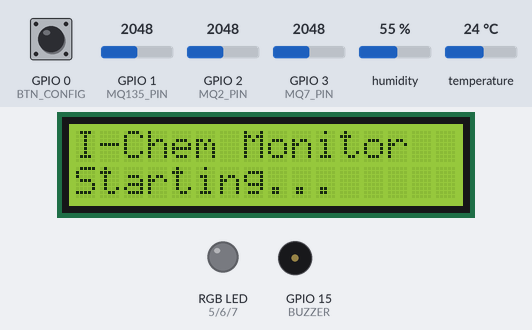
Simulated run of this sketch. Board: ESP32-S3. Parts: 16×2 character LCD, an RGB LED mixed from three pins (HIGH = lit), buzzer (waves = sounding, pin HIGH). Inputs (shaded band) come from the test bench; at power-on: humidity 55 %, temperature 24 °C, GPIO 2 (MQ2_PIN) = 2048, GPIO 1 (MQ135_PIN) = 2048, GPIO 0 (BTN_CONFIG) HIGH, GPIO 3 (MQ7_PIN) = 2048. WiFi joins after 1.5 s; servers stay silent unless stated; no MQTT or app messages arrive unless stated; what the sketch prints to the serial monitor is not drawn.

Above: at 3.1 s.
At 7.8 s:
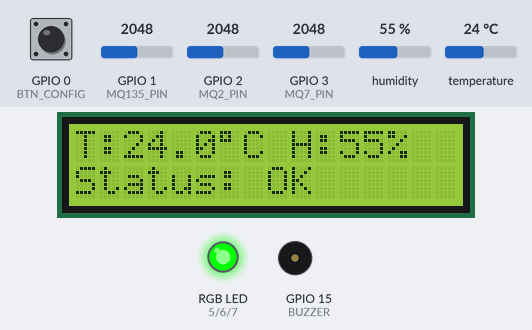
7.9 s: humidity set to 22 %
At 10.5 s:
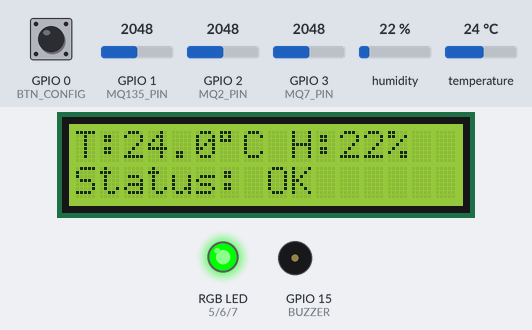
11.2 s: temperature set to 12 °C
At 13.9 s:
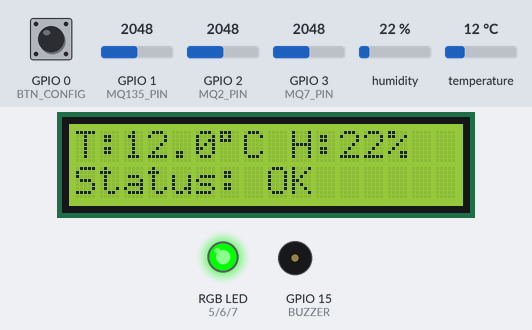
14.2 s: temperature set to 4 °C
At 16.2 s:
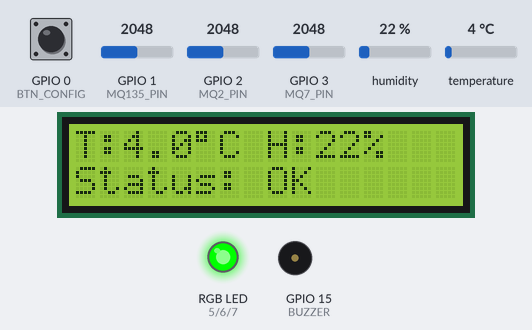
17.2 s: GPIO 2 (MQ2_PIN) set to 1438
18.7 s: GPIO 2 (MQ2_PIN) set to 1308
20.2 s: GPIO 1 (MQ135_PIN) set to 855
27.7 s: GPIO 1 (MQ135_PIN) set to 786
Timing chart, 0 to 30.2 s (numbered marks = the images above; inputs shaded):
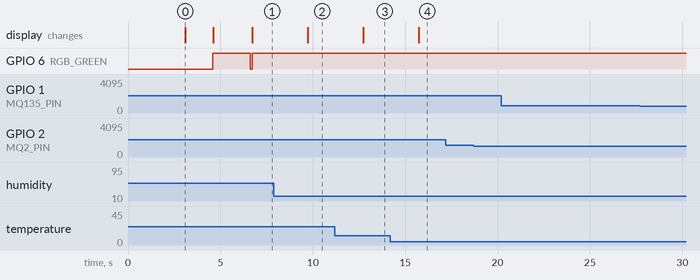

The sketch:

Logging.ino
```cpp
// =============================================================================
// ESP32-S3 N16R8 LAB MONITORING - 3 SENSOR (MQ135, MQ2, MQ7)
// Hardware: ESP32-S3 + DHT22 + MQ135 + MQ2 + MQ7 + LEDs + Buzzer + LCD I2C
// WiFi Manager + MQTT
// =============================================================================

#include <WiFi.h>
#include <WiFiManager.h>
#include <PubSubClient.h>
#include <ArduinoJson.h>
#include <DHT.h>
#include <Wire.h>
#include <LiquidCrystal_I2C.h>

// ==================== ESP32-S3 N16R8 PIN CONFIG ====================
// DHT22
#define DHTPIN 4
#define DHTTYPE DHT22

// Sensor Gas (ADC1 Pins - Compatible dengan WiFi aktif)
#define MQ135_PIN 1     // GPIO1  - ADC1_CH0
#define MQ2_PIN   2     // GPIO2  - ADC1_CH1
#define MQ7_PIN   3     // GPIO3  - ADC1_CH2

// RGB LED (Common Cathode) & Buzzer
#define RGB_RED    5    // GPIO5 - Red pin
#define RGB_GREEN  6    // GPIO6 - Green pin
#define RGB_BLUE   7    // GPIO7 - Blue pin (not used, for future)
#define BUZZER     15   // GPIO15

// LCD I2C pins for ESP32-S3 (GPIO22 tidak tersedia di ESP32-S3)
#define I2C_SDA 8       // GPIO8 untuk SDA
#define I2C_SCL 9       // GPIO9 untuk SCL
#define LCD_ADDR 0x27   // I2C address (try 0x3F if not working)
#define LCD_COLS 16
#define LCD_ROWS 2

// WiFi Manager Config Button
#define BTN_CONFIG 0    // GPIO0 (Boot button)

// ==================== MQTT CONFIG ====================
const char* mqtt_server = "broker.hivemq.com";
const int mqtt_port = 1883;
const char* mqtt_client_id = "ESP32-LabMonitor-007";

// Topics
const char* pub_topic = "net4think/lab_monitor/data";
const char* sub_topic_mq135 = "net4think/lab_monitor/pred_mq135";
const char* sub_topic_mq2 = "net4think/lab_monitor/pred_mq2";
const char* sub_topic_mq7 = "net4think/lab_monitor/pred_mq7";

// ==================== TIMING ====================
unsigned long lastPublish = 0;
const unsigned long publishInterval = 1000; // 3 detik

// ==================== OBJECTS ====================
WiFiManager wm;
DHT dht(DHTPIN, DHTTYPE);
WiFiClient espClient;
PubSubClient client(espClient);
LiquidCrystal_I2C lcd(LCD_ADDR, LCD_COLS, LCD_ROWS);

// ==================== GLOBAL DATA ====================
float currentTemp = 0;
float currentHum = 0;
float currentMQ135 = 0;
float currentMQ2 = 0;
float currentMQ7 = 0;

String labelMQ135 = "Menunggu...";
String labelMQ2 = "Menunggu...";
String labelMQ7 = "Menunggu...";

// ==================== RGB LED HELPER ====================
void setRGB(bool red, bool green, bool blue) {
  digitalWrite(RGB_RED, red ? HIGH : LOW);
  digitalWrite(RGB_GREEN, green ? HIGH : LOW);
  digitalWrite(RGB_BLUE, blue ? HIGH : LOW);
}

// ==================== LED & BUZZER CONTROL ====================
void updateAlerts() {
  // DEBUG: Print current labels
  Serial.println("=== UPDATE ALERTS DEBUG ===");
  Serial.print("  MQ135: ["); Serial.print(labelMQ135); Serial.println("]");
  Serial.print("  MQ2:   ["); Serial.print(labelMQ2); Serial.println("]");
  Serial.print("  MQ7:   ["); Serial.print(labelMQ7); Serial.println("]");

  // Turn off all
  setRGB(false, false, false);
  noTone(BUZZER);

  bool isDanger = false;
  bool isWarning = false;

  // MQ-135 Check
  if (labelMQ135 == "Berbahaya" || labelMQ135 == "Tidak_Sehat") {
    isDanger = true;
    Serial.println("  ⚠️ MQ135 DANGER condition met!");
  } else if (labelMQ135 == "Sedang") {
    isWarning = true;
    Serial.println("  ⚠️ MQ135 WARNING condition met!");
  }

  // MQ-2 Check (Smoke)
  if (labelMQ2 == "BAHAYA!") {
    isDanger = true;
    Serial.println("  🔥 SMOKE DETECTED!");
  }

  // MQ-7 Check (CO)
  if (labelMQ7 == "BERBAHAYA!") {
    isDanger = true;
    Serial.println("  ☠️ CO/GAS DETECTED!");
  }

  // Set RGB LED colors
  Serial.print("  isDanger="); Serial.print(isDanger);
  Serial.print(", isWarning="); Serial.println(isWarning);

  if (isDanger) {
    setRGB(true, false, false);  // RED
    tone(BUZZER, 1500);
    Serial.println("🔴 ALERT: DANGER!");
  } else if (isWarning) {
    setRGB(true, true, false);   // YELLOW (RED + GREEN)
    Serial.println("🟡 WARNING: Moderate");
  } else {
    setRGB(false, true, false);  // GREEN
    Serial.println("🟢 STATUS: Normal");
  }
  Serial.println("===========================");
}

// ==================== LCD DISPLAY UPDATE ====================
void updateLCD() {
  lcd.setCursor(0, 0);
  lcd.print("T:");
  lcd.print(currentTemp, 1);
  lcd.print((char)223);  // Degree symbol
  lcd.print("C ");
  lcd.print("H:");
  lcd.print(currentHum, 0);
  lcd.print("%  ");

  lcd.setCursor(0, 1);
  if (labelMQ135 == "Berbahaya" || labelMQ135 == "Tidak_Sehat" || labelMQ2 == "BAHAYA!" || labelMQ7 == "BERBAHAYA!") {
    lcd.print("!! DANGER !!    ");
  } else if (labelMQ135 == "Sedang") {
    lcd.print("* WARNING *     ");
  } else {
    lcd.print("Status: OK      ");
  }
}

// ==================== MQTT CALLBACK ====================
void callback(char* topic, byte* payload, unsigned int length) {
  Serial.println("=== MQTT CALLBACK RECEIVED ===");
  Serial.print("Topic: "); Serial.println(topic);
  Serial.print("Payload length: "); Serial.println(length);

  // Print raw payload for debugging
  Serial.print("Raw payload: ");
  for (unsigned int i = 0; i < length; i++) {
    Serial.print((char)payload[i]);
  }
  Serial.println();

  StaticJsonDocument<256> doc;
  DeserializationError error = deserializeJson(doc, payload, length);

  if (error) {
    Serial.print("❌ JSON Parse Error: ");
    Serial.println(error.c_str());
    return;
  }

  String topicStr = String(topic);
  const char* label = doc["label"] | "Unknown";

  Serial.print("Parsed label: ["); Serial.print(label); Serial.println("]");

  if (topicStr == sub_topic_mq135) {
    labelMQ135 = String(label);
    Serial.print("📡 MQ135 Updated: "); Serial.println(labelMQ135);
  }
  else if (topicStr == sub_topic_mq2) {
    labelMQ2 = String(label);
    Serial.print("📡 MQ2 Updated: "); Serial.println(labelMQ2);
  }
  else if (topicStr == sub_topic_mq7) {
    labelMQ7 = String(label);
    Serial.print("📡 MQ7 Updated: "); Serial.println(labelMQ7);
  }
  else {
    Serial.println("⚠️ Unknown topic!");
  }

  updateAlerts();
  Serial.println("==============================");
}

// ==================== MQTT RECONNECT ====================
void reconnect() {
  while (!client.connected()) {
    Serial.print("🔄 Connecting MQTT...");
    if (client.connect(mqtt_client_id)) {
      Serial.println(" ✅ Connected!");
      client.subscribe(sub_topic_mq135);
      client.subscribe(sub_topic_mq2);
      client.subscribe(sub_topic_mq7);
    } else {
      Serial.print(" ❌ Failed, rc=");
      Serial.print(client.state());
      delay(5000);
    }
  }
}

// ==================== SETUP ====================
void setup() {
  Serial.begin(115200);

  // Tunggu Serial ready (penting untuk ESP32-S3 USB-CDC)
  delay(3000);  // Delay 3 detik agar Serial Monitor siap
  while (!Serial) {
    delay(100); // Tunggu Serial tersambung
  }

  Serial.println();
  Serial.println("=====================================");
  Serial.println("  ESP32-S3 LAB MONITOR STARTING...   ");
  Serial.println("=====================================");

  // Initialize RGB LED pins
  pinMode(RGB_RED, OUTPUT);
  pinMode(RGB_GREEN, OUTPUT);
  pinMode(RGB_BLUE, OUTPUT);
  pinMode(BUZZER, OUTPUT);
  pinMode(BTN_CONFIG, INPUT_PULLUP);

  Serial.println("✓ GPIO Initialized");

  // Initialize LCD dengan pin custom untuk ESP32-S3
  Wire.begin(I2C_SDA, I2C_SCL);
  lcd.init();
  lcd.backlight();
  lcd.setCursor(0, 0);
  lcd.print("I-Chem Monitor");
  lcd.setCursor(0, 1);
  lcd.print("Starting...");
  Serial.println("✓ LCD Initialized");

  dht.begin();
  Serial.println("✓ DHT22 Initialized");

  // ========== WIFI MANAGER ==========
  bool openPortal = false;

  // Cek tombol ditekan saat boot
  if (digitalRead(BTN_CONFIG) == LOW) {
    Serial.println("📶 Mode CONFIG WiFi aktif");
    openPortal = true;
    // Blink LED untuk indikasi config mode (Yellow = R+G)
    for (int i = 0; i < 5; i++) {
      setRGB(true, true, false);  // Yellow
      delay(200);
      setRGB(false, false, false);
      delay(200);
    }
    lcd.clear();
    lcd.print("WiFi Config");
    lcd.setCursor(0, 1);
    lcd.print("Mode...");
  }

  // Auto connect ke WiFi tersimpan
  if (!openPortal) {
    Serial.println("🔄 Connecting to saved WiFi...");
    if (!wm.autoConnect("I-Chem", "12345678")) {
      Serial.println("❌ WiFi Failed! Restarting...");
      ESP.restart();
    }
  }

  // Buka portal config jika tombol ditekan
  if (openPortal) {
    wm.setConfigPortalTimeout(180); // 3 menit timeout
    wm.startConfigPortal("I-Chem", "12345678");
  }

  Serial.println("✅ WiFi Connected!");
  Serial.print("📍 IP: ");
  Serial.println(WiFi.localIP());

  // MQTT Setup
  client.setServer(mqtt_server, mqtt_port);
  client.setCallback(callback);

  Serial.println("🚀 Lab Monitor Ready!");

  // Indikasi ready (Green LED)
  setRGB(false, true, false);  // Green
  lcd.clear();
  lcd.print("I-Chem Ready!");
  lcd.setCursor(0, 1);
  lcd.print(WiFi.localIP());
  delay(2000);
  setRGB(false, false, false);
}

// ==================== LOOP ====================
void loop() {
  if (!client.connected()) reconnect();
  client.loop();

  unsigned long currentMillis = millis();

  // --- PUBLISH DATA (Every 3 seconds) ---
  if (currentMillis - lastPublish >= publishInterval) {
    lastPublish = currentMillis;

    // Read DHT22
    float temp = dht.readTemperature();
    float hum = dht.readHumidity();

    // Read Gas Sensors
    int mq135Raw = analogRead(MQ135_PIN);
    int mq2Raw = analogRead(MQ2_PIN);
    int mq7Raw = analogRead(MQ7_PIN);

    // Convert to PPM - SCALING KE ARDUINO TRAINING DATA (ADJUSTED)
    // Training data Arduino: no_smoke MQ2 ~55 ppm, MQ7 ~82 ppm
    // Adjusted scaling untuk menghindari false positive
    // Target: MQ2 ~48-50 ppm, MQ7 ~78-80 ppm (lebih rendah dari overlap zone)
    float mq135_ppm = (mq135Raw / 4095.0) * 1000.0 *0.5;
    float mq2_ppm = (mq2Raw / 4095.0) * 1000.0 * 0.30;   // Scale lebih rendah
    float mq7_ppm = (mq7Raw / 4095.0) * 1000.0 * 0.40;

    if (isnan(temp) || isnan(hum)) {
      Serial.println("❌ DHT Sensor Error");
      return;
    }

    // Update globals
    currentTemp = temp;
    currentHum = hum;
    currentMQ135 = mq135_ppm;
    currentMQ2 = mq2_ppm;
    currentMQ7 = mq7_ppm;

    // Update LCD display
    updateLCD();

    // Create JSON payload
    StaticJsonDocument<512> doc;
    doc["temperature"] = round(temp * 10) / 10.0;
    doc["humidity"] = round(hum * 10) / 10.0;
    doc["mq135_ppm"] = round(mq135_ppm * 10) / 10.0;
    doc["mq2_ppm"] = round(mq2_ppm * 10) / 10.0;
    doc["mq7_ppm"] = round(mq7_ppm * 10) / 10.0;

    char buffer[512];
    serializeJson(doc, buffer);
    client.publish(pub_topic, buffer);

    Serial.print("📡 T:"); Serial.print(temp, 1);
    Serial.print("°C H:"); Serial.print(hum, 1);
    Serial.print("% | MQ135:"); Serial.print(mq135_ppm, 1);
    Serial.print(" MQ2:"); Serial.print(mq2_ppm, 1);
    Serial.print(" MQ7:"); Serial.println(mq7_ppm, 1);

    // Update LED & Buzzer status setiap publish
    updateAlerts();
  }
}
```

Measured:
- after the input at 7.9 s, the display: changes after 1.8 s (image 2)
- after the input at 11.2 s, the display: changes after 1.5 s (image 3)
- after the input at 14.2 s, the display: changes after 1.5 s (image 4)
- what the display in image 0 shows lasts 1.5 s, from 3.1 s to 4.6 s
